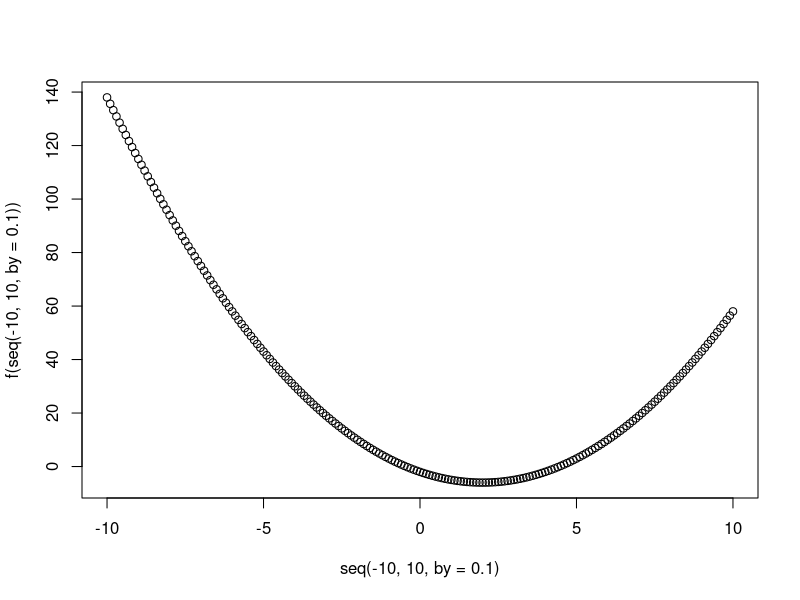
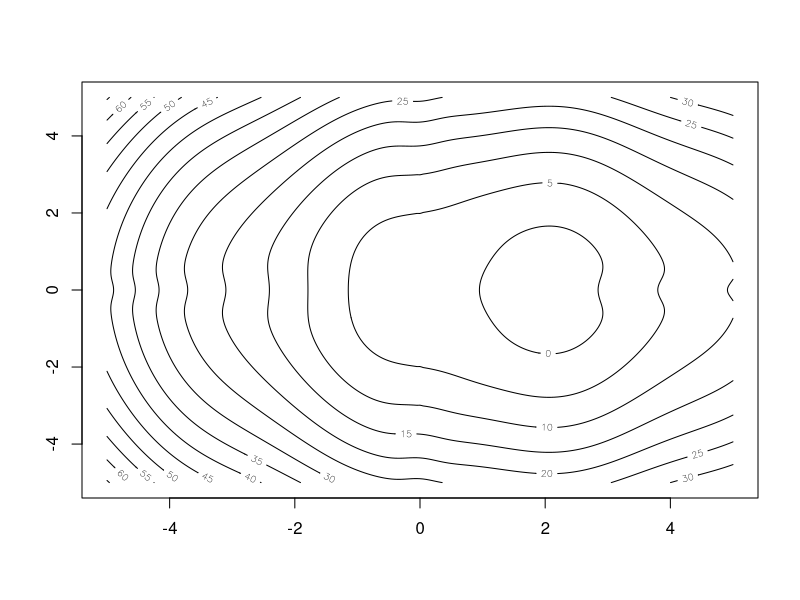

Generate these figures, in order, with R: (Note: this script raises an error after producing the figures.)
# Single-variable optimization

f <- function(x) x^2 - 4 * x - 2

plot(seq(-10,10, by = 0.1), f(seq(-10,10, by = 0.1)))
optimize(f, c(-10,10),maximum=TRUE)

fa <- function(x) abs(x)
optimize(fa, c(-2,2))

#3-d plot of z 
fm <- function(x) x[1]^2 + x[2]^2 - 3 * x[1] + sin(2*x[1]) + exp(-0.4*x[1]^2*x[2]^2)
x_min <- -5
x_max <- 5
y_min <- -5
y_max <- 5
x <- seq(-5, 5, by = 0.05)
y <- seq(-5, 5, by = 0.05)
z <- matrix(nrow=length(x), ncol=length(y))
for(i in 1:length(x)){
  for(j in 1:length(y)){
    z[i,j] <- fm(c(x[i],y[j]))
  }
}
contour(x,y,z)

# Multi-variable optimization
optim(c(0,0),fm)

f3 <- function(x) x[1]^2 -3*x[1] + x[2]^4  - 3*x[2] + x[3]^2 + 10*x[3] + cos(x[1]*x[2]*x[3])
optim(c(23,-23,15), f3)

f2 <- function(x=0,y=0) x^2+y^2
optim(c(10,10),f2)